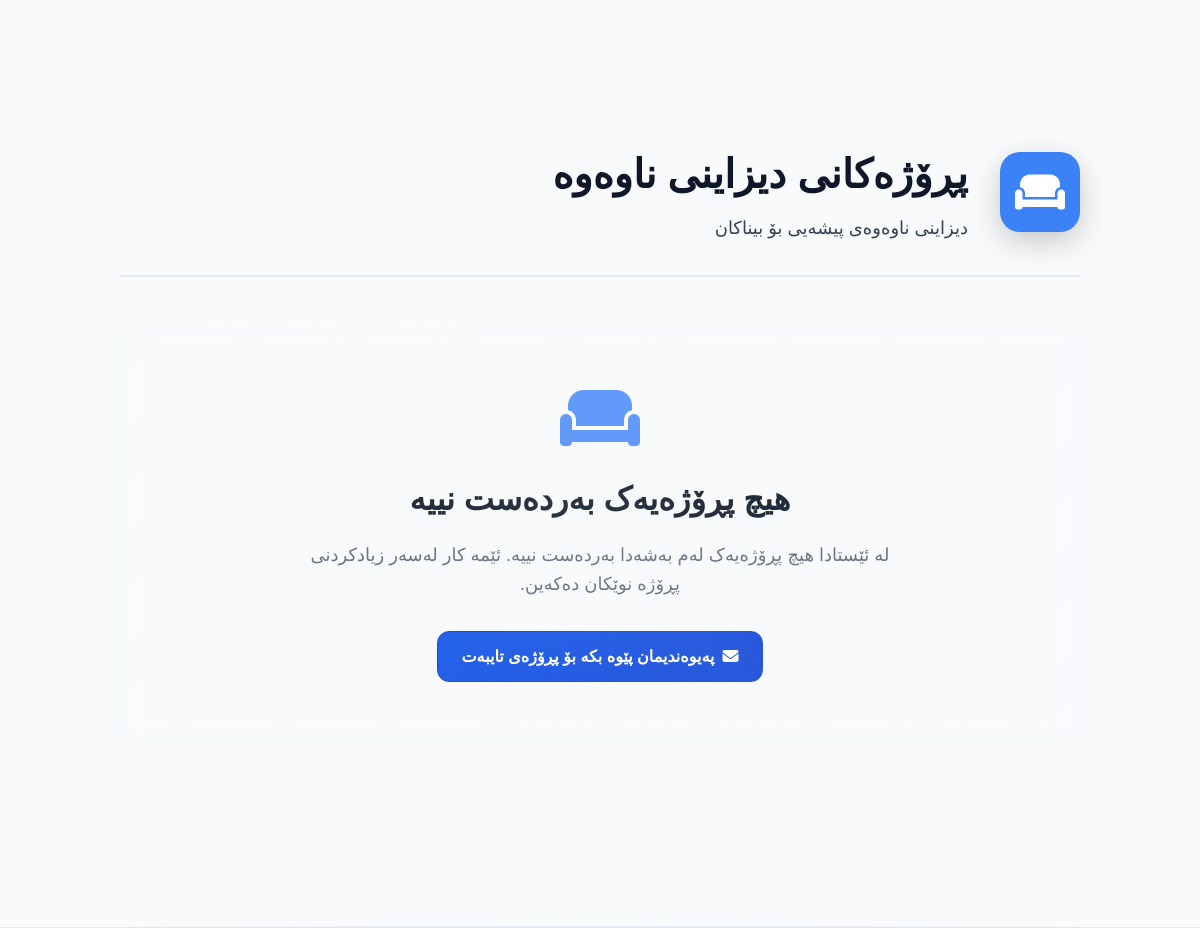
/pages/public/interior-design.php (lower part), run on an earlier commit of the app's database.
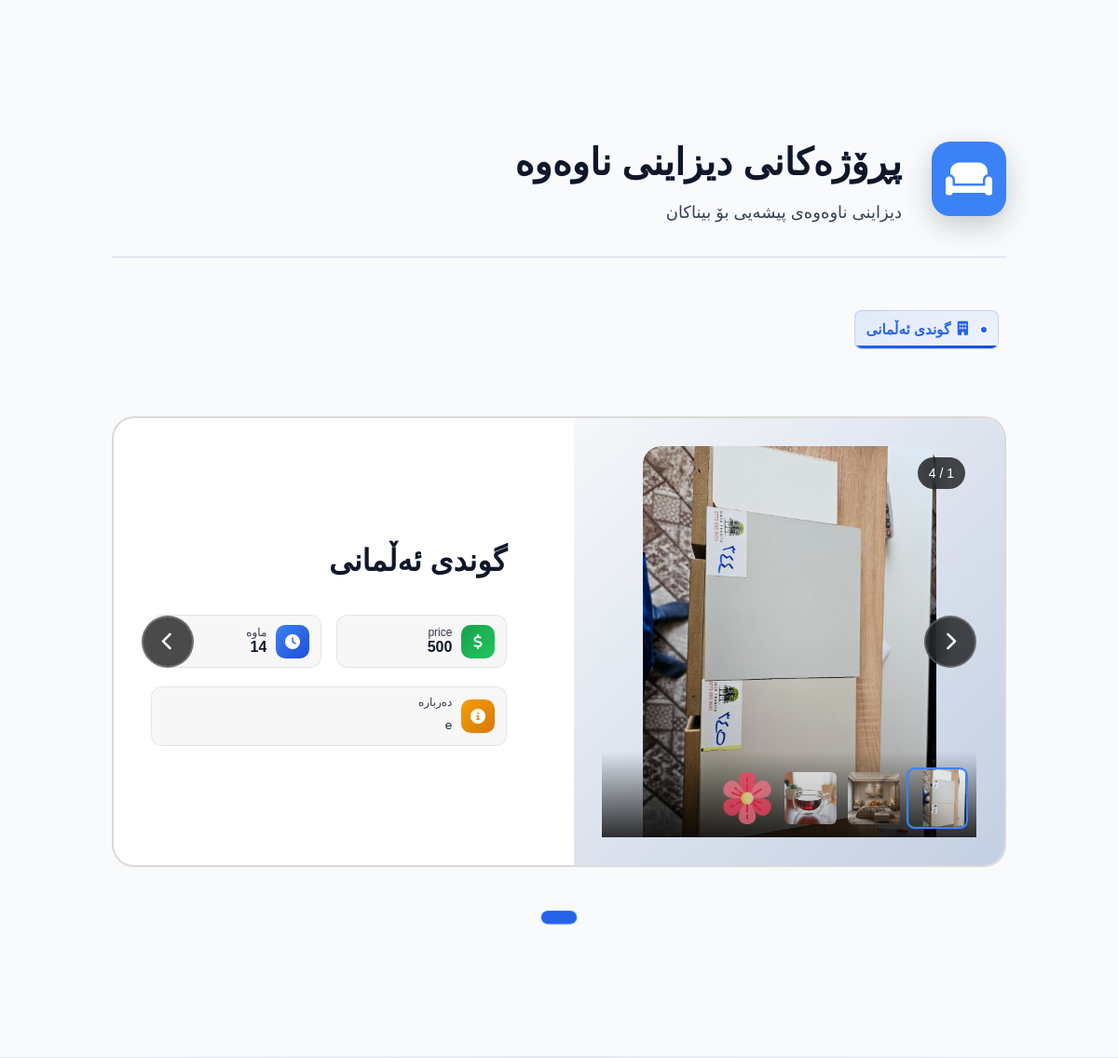
And on a later commit of the database.
### tables this page shows
CREATE TABLE `interior_design_projects` (
  `id` int(11) NOT NULL,
  `name` varchar(200) NOT NULL,
  `name_ku` varchar(200) DEFAULT NULL,
  `name_ar` varchar(200) DEFAULT NULL,
  `description` text DEFAULT NULL,
  `description_ku` text DEFAULT NULL,
  `description_ar` text DEFAULT NULL,
  `price` varchar(100) DEFAULT NULL,
  `duration` varchar(100) DEFAULT NULL,
  `main_image` varchar(500) DEFAULT NULL,
  `status` enum('active','inactive','featured') DEFAULT 'active',
  `sort_order` int(11) DEFAULT 0,
  `is_active` tinyint(1) DEFAULT 1,
  `created_by` int(11) DEFAULT NULL,
  `created_at` timestamp NOT NULL DEFAULT current_timestamp(),
  `updated_at` timestamp NOT NULL DEFAULT current_timestamp() ON UPDATE current_timestamp()
);

### includes/translations.php (called while the page is built, shortened)
<?php
$current_lang = $_SESSION['language'] ?? 'ku';
$languages = [
    'ku' => ['name' => 'کوردی', 'flag' => '🇮🇶', 'dir' => 'rtl'],
    'ar' => ['name' => 'العربية', 'flag' => '🇮🇶', 'dir' => 'rtl'],
    'en' => ['name' => 'English', 'flag' => '🇺🇸', 'dir' => 'ltr']
];
if (!function_exists('t')) {
    function t($key) {
        global $translations, $current_lang;
        return $translations[$current_lang][$key] ?? $key;
    }
}
?>

### config/interior_design_loader.php (called while the page is built, shortened)
<?php
function loadInteriorDesignData($pdo) {
    $projects = [];
    try {
        $stmt = $pdo->query("
            SELECT * FROM interior_design_projects
            WHERE is_active = 1 AND status = 'active'
            ORDER BY sort_order ASC, created_at DESC
        ");
        $projects_data = $stmt->fetchAll(PDO::FETCH_ASSOC);
        $images_stmt = $pdo->prepare("
            SELECT image_path, is_main, sort_order
            FROM interior_design_images
            WHERE project_id = ?
            ORDER BY sort_order ASC
        ");
        foreach ($projects_data as $project) {
            $images_stmt->execute([$project['id']]);
            $images = $images_stmt->fetchAll(PDO::FETCH_ASSOC);
            $main_image_url = null;
            if ($project['main_image'] && !empty(trim($project['main_image']))) {
                $possible_paths = [
                    '../../' . $project['main_image'],
                    '../' . $project['main_image'],
                    $project['main_image']
                ];
                foreach ($possible_paths as $path) {
                    if (file_exists($path)) {
                        $main_image_url = $path;
                        break;
                    }
                }
            }
            $project_data = [
                'id' => $project['id'],
                'name' => $project['name'],
                'name_ku' => $project['name_ku'],
                'name_ar' => $project['name_ar'],
                'description' => $project['description'],
                'description_ku' => $project['description_ku'],
                'description_ar' => $project['description_ar'],
                'price' => $project['price'],
                'duration' => $project['duration'],
                'image' => $main_image_url,
                'images' => []
            ];
            foreach ($images as $image) {
                if (!$image['is_main']) {
                    $full_image_path = '../../' . $image['image_path'];
                    if (file_exists($full_image_path)) {
                        $project_data['images'][] = '../../' . $image['image_path'];
                    }
                }
            }
            $projects[] = $project_data;
        }
        return $projects;
    } catch (Exception $e) {
        error_log("Error loading interior design projects: " . $e->getMessage());
        return [];
    }
}
?>

### pages/public/interior-design.php (the view, shortened to what the changed rows need)
<?php
require_once '../../config/db_conected.php';
require_once '../../includes/translations.php';
require_once '../../config/interior_design_loader.php';
$page_dir = $languages[$current_lang]['dir'];
$interior_design_projects = loadInteriorDesignData($pdo);
?>
<!DOCTYPE html>
<html lang="<?php echo $current_lang; ?>" dir="<?php echo $page_dir; ?>">
<head>
    <script src="https://cdn.tailwindcss.com"></script>
    <link rel="stylesheet" href="../../assets/css/main.css">
    <link rel="stylesheet" href="../../assets/css/infrastructure.css">
    <link rel="stylesheet" href="https://cdnjs.cloudflare.com/ajax/libs/font-awesome/6.4.0/css/all.min.css">
</head>
<body class="bg-gray-50 dark:bg-gray-900 transition-colors duration-300">
    <div class="main-content-full">
        <section class="category-section" id="projects-section">
            <div class="container mx-auto px-4 sm:px-6 lg:px-8 py-20">
                <div class="category-section-header">
                    <div class="category-icon-large" style="background: #3b82f6;">
                    </div>
                    <div class="category-header-text">
                        <h2 class="category-section-title">پڕۆژەکانی دیزاینی ناوەوە</h2>
                    </div>
                </div>
                <?php if (empty($interior_design_projects)): ?>
                <div class="no-projects-message">
                    <div class="no-projects-icon">
                        <i class="fas fa-couch" style="color: #3b82f6;"></i>
                    </div>
                    <h3 class="no-projects-title"><?php echo t('no_projects_available'); ?></h3>
                    <p class="no-projects-description"><?php echo t('no_projects_description'); ?></p>
                    <div class="no-projects-cta">
                        <a href="#contact-section" class="btn btn-primary">
                            <i class="fas fa-envelope"></i>
                            <?php echo t('contact_us_for_custom_project'); ?>
                        </a>
                    </div>
                </div>
                <?php else: ?>
                <div class="tabs-nav-container" id="tabs-projects">
                    <?php foreach ($interior_design_projects as $index => $project): ?>
                    <button class="tab-button <?php echo $index === 0 ? 'active' : ''; ?>"
                            onclick="showTab('projects', <?php echo $index; ?>)"
                            data-tab-index="<?php echo $index; ?>">
                        <span class="tab-button-icon">
                            <i class="fas fa-building"></i>
                        </span>
                        <span class="tab-button-text"><?php echo mb_substr($project['name_' . $current_lang] ?? $project['name'], 0, 30); ?></span>
                    </button>
                    <?php endforeach; ?>
                </div>
                <div class="slider-container">
                    <button class="slider-arrow slider-prev" onclick="prevSlide('projects')">
                        <i class="fas fa-chevron-<?php echo $page_dir === 'rtl' ? 'right' : 'left'; ?>"></i>
                    </button>
                    <div class="projects-slider" id="slider-projects">
                        <?php foreach ($interior_design_projects as $index => $project): ?>
                        <div class="project-slide" data-project-id="<?php echo $project['id']; ?>">
                            <div class="project-slide-image">
                                <div class="project-image-gallery">
                                    <div class="main-image-container">
                                        <img src="<?php echo $project['image']; ?>"
                                             alt="<?php echo $project['name_' . $current_lang] ?? $project['name']; ?>"
                                             loading="lazy"
                                             decoding="async"
                                             class="project-image main-image">
                                        <div class="image-counter">
                                            <span class="current-image">1</span>
                                            <span class="image-separator">/</span>
                                            <span class="total-images"><?php echo (isset($project['images']) ? count($project['images']) : 0) + 1; ?></span>
                                        </div>
                                    </div>
                                    <?php if (isset($project['images']) && count($project['images']) > 0): ?>
                                    <div class="image-thumbnails" id="thumbnails-<?php echo $project['id']; ?>">
                                        <div class="thumbnail-item active"
                                             onclick="changeMainImage(<?php echo $project['id']; ?>, 0)">
                                            <img src="<?php echo $project['image']; ?>"
                                                 alt="<?php echo ($project['name_' . $current_lang] ?? $project['name']) . ' - 1'; ?>"
                                                 loading="lazy"
                                                 class="thumbnail-image">
                                        </div>
                                        <?php foreach ($project['images'] as $imgIndex => $image): ?>
                                        <div class="thumbnail-item"
                                             onclick="changeMainImage(<?php echo $project['id']; ?>, <?php echo $imgIndex + 1; ?>)">
                                            <img src="<?php echo $image; ?>"
                                                 alt="<?php echo ($project['name_' . $current_lang] ?? $project['name']) . ' - ' . ($imgIndex + 2); ?>"
                                                 loading="lazy"
                                                 class="thumbnail-image">
                                        </div>
                                        <?php endforeach; ?>
                                    </div>
                                    <?php endif; ?>
                                </div>
                            </div>
                            <div class="project-slide-content">
                                <h3 class="project-slide-title"><?php echo $project['name_' . $current_lang] ?? $project['name']; ?></h3>
                                <div class="project-info-badges">
                                    <div class="info-badge badge-price">
                                        <div class="badge-icon"><i class="fas fa-dollar-sign"></i></div>
                                        <div class="badge-text">
                                            <span class="badge-label"><?php echo t('price'); ?></span>
                                            <span class="badge-value"><?php echo $project['price']; ?></span>
                                        </div>
                                    </div>
                                    <div class="info-badge badge-duration">
                                        <div class="badge-icon"><i class="fas fa-clock"></i></div>
                                        <div class="badge-text">
                                            <span class="badge-label"><?php echo t('duration'); ?></span>
                                            <span class="badge-value"><?php echo $project['duration']; ?></span>
                                        </div>
                                    </div>
                                </div>
                                <div class="info-badge badge-about">
                                    <div class="badge-icon"><i class="fas fa-info-circle"></i></div>
                                    <div class="badge-text">
                                        <span class="badge-label"><?php echo t('about'); ?></span>
                                        <p class="badge-description"><?php echo $project['description_' . $current_lang] ?? $project['description']; ?></p>
                                    </div>
                                </div>
                            </div>
                        </div>
                        <?php endforeach; ?>
                    </div>
                    <button class="slider-arrow slider-next" onclick="nextSlide('projects')">
                        <i class="fas fa-chevron-<?php echo $page_dir === 'rtl' ? 'left' : 'right'; ?>"></i>
                    </button>
                </div>
                <div class="slider-dots" id="dots-projects">
                </div>
                <?php endif; ?>
            </div>
        </section>
    </div>
</body>
</html>

What changed in the data, as far as the page shows it:
added interior_design_projects: name_ku "گوندی ئەڵمانی", images "4", price "500", duration "14", description_ku "e"
Also different on the page:
t('no_projects_available'): "هیچ پڕۆژەیەک بەردەست نییە" → (not shown)
t('no_projects_description'): "لە ئێستادا هیچ پڕۆژەیەک لەم بەشەدا بەردەست نییە. ئێمە کار لەسەر زیادکردنی پڕۆژە نوێکان دەکەین." → (not shown)
t('contact_us_for_custom_project'): "پەیوەندیمان پێوە بکە بۆ پڕۆژەی تایبەت" → (not shown)
